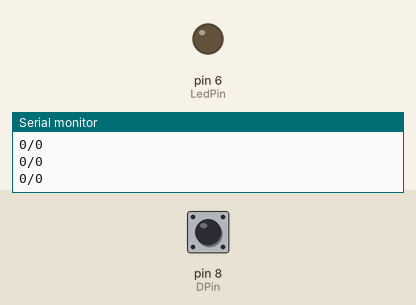
Recording of a sketch running on a simulated Arduino Uno, built with avr-gcc and run on an emulated ATmega328P. On the bench: output pins drawn as LEDs (lit = HIGH), the last lines printed to the serial monitor. The test bench sets the inputs (shaded band); at power-on: pin 8 (DPin) LOW.

Above: at 1.2 s.
1.3 s: pin 8 (DPin) driven HIGH
At 2.4 s:
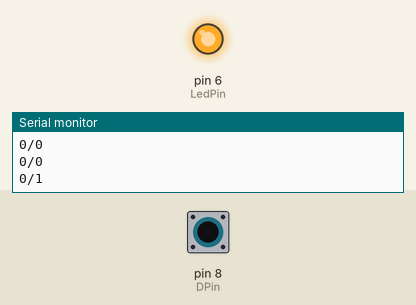
2.8 s: pin 8 (DPin) driven LOW
At 3.9 s:
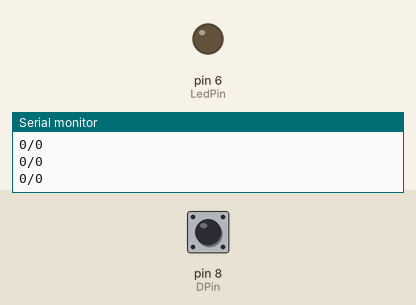
4.8 s: pin 8 (DPin) pulsed HIGH 2 times (0.12 s each, 0.3 s apart)
At 5.1 s:
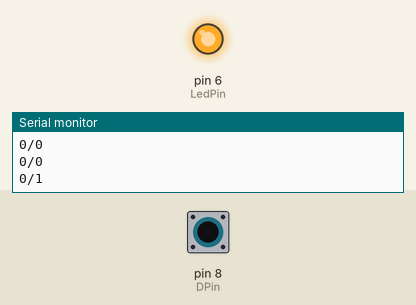
8.4 s: pin 8 (DPin) pulsed HIGH 5 times (0.12 s each, 0.3 s apart)
At 11.8 s:
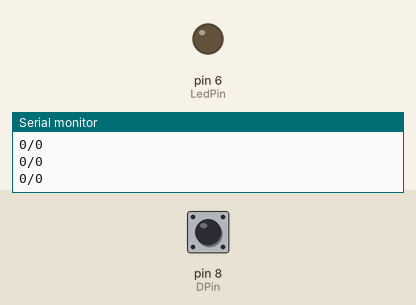
Timing chart, 0 to 13.3 s (numbered marks = the images above; inputs shaded):
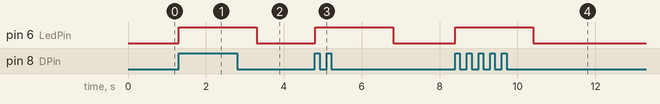

The sketch:

PIR_for_led.ino
```cpp
#define DPin 8
#define LedPin 6
   int val = 0 ;
  int oldval =-1  ;
void setup()
{
pinMode(LedPin,OUTPUT);//設置數位IO腳模式，OUTPUT為Output
 pinMode(DPin,INPUT);//定義digital為輸入介面
 //pinMode(APin,INPUT);//定義為類比輸入介面


  Serial.begin(9600);//設定串列傳輸速率為9600 }
}
void loop() {

  // set the cursor to column 0, line 1
  // (note: line 1 is the second row, since counting begins with 0):


   val=digitalRead(DPin);
    Serial.print(oldval);
    Serial.print("/");
    Serial.print(val);
    Serial.print("\n");

    if (val ==1)
    {
          if (val != oldval)
            {
                 digitalWrite(LedPin,HIGH)  ;
                   delay(2000);
                  oldval= val ;
            }
    }
    else
    {
          if (val != oldval)
            {
               digitalWrite(LedPin,LOW)  ;
                oldval= val ;
            }
      }


}
```

Measured:
- after the input at 1.3 s, pin 6 (LedPin): LOW → HIGH at once
- after the input at 2.8 s, pin 6 (LedPin): HIGH → LOW after 0.51 s
- after the input at 4.8 s, pin 6 (LedPin): LOW → HIGH at once, → LOW 2.0 s later
- after the input at 8.4 s, pin 6 (LedPin): LOW → HIGH at once, → LOW 2.0 s later
